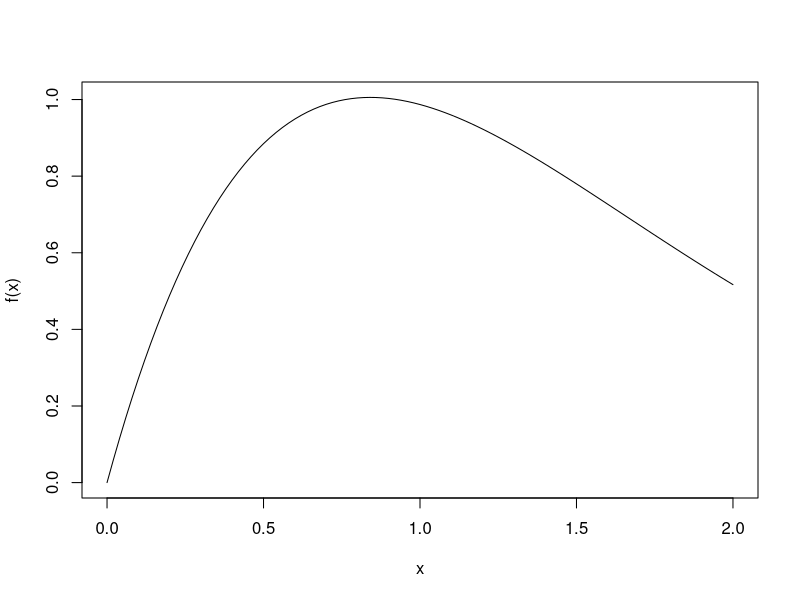
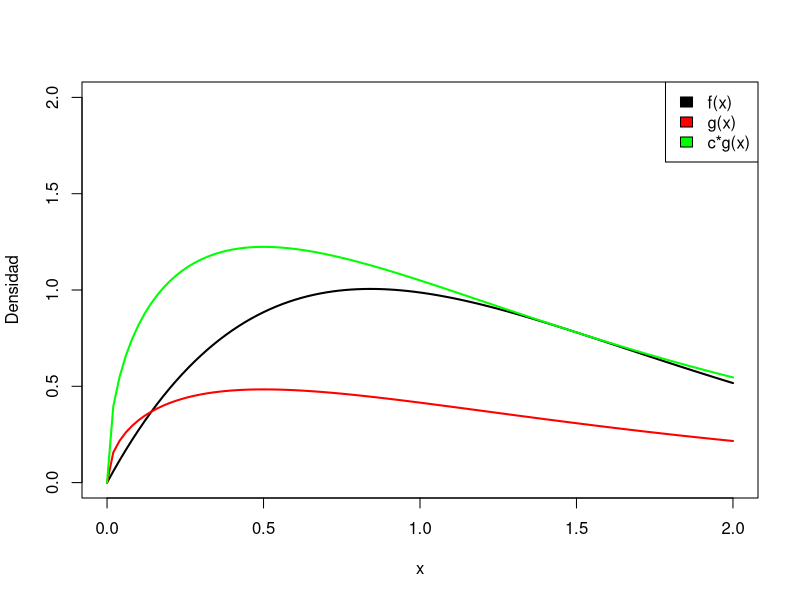
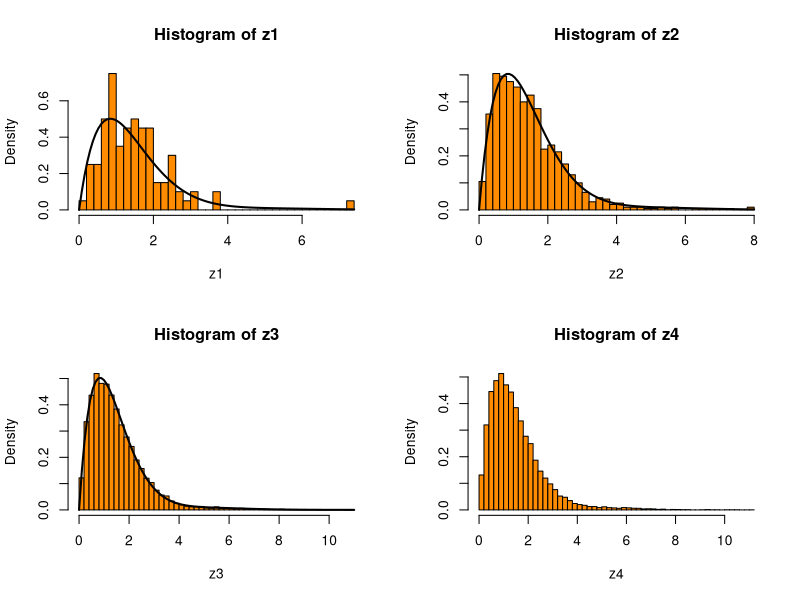

Recreate these plots in R, in order. (Note: a time limit stopped this script after it produced the figures.)
## ---- chunk 1
f <- function(x){
  y <- (x+2*sin(x))/exp(x)
  return(y)
}

curve(f,from = 0,to= 2)
## ---- chunk 2
g <- function(x){
  y <- dgamma(x,shape=3/2, rate = 1)
  return(y)
}
h <- function(x){
  y <- f(x)/dgamma(x,shape=3/2, rate = 1)
  return(y)
}

max <- optimize(h,interval = c(0,2),maximum = T)
c <- h(max$maximum)
c
## ---- chunk 3
curve(f,from = 0,to= 2, col="black", lwd=2, ylim=c(0,2), ylab = "Densidad")
curve(g ,from = 0,to= 2, col="red", lwd=2, add = T)
curve(g(x)*c ,from = 0,to= 2, col="green", lwd=2, add = T)
legend("topright", legend = c("f(x)","g(x)", "c*g(x)"), fill = c("black", "red", "green"))


## ---- chunk 4
#funcion que simula distribucion usando el metodo aceptacion-rechazo
acept_rech <- function(n,c){
  aceptados <- 0
  rechazados <- 0
  simulaciones <- c()
  while(length(simulaciones)<n){
    y <- rgamma(1,shape = 3/2, rate = 1)
    u <- runif(1)
    
    if (u<=(1/c)*(f(y)/dgamma(y,shape = 3/2, rate = 1))){
      aceptados <- aceptados+1
      simulaciones <- c(simulaciones,y)
      
    }else{
      rechazados <- rechazados+1
    }
    
    
  }
  tasa_a <- aceptados/(aceptados+rechazados)
  return(list(muestra=simulaciones,tasa_aprobacion=tasa_a))
}


#funcion que retorna la constante de normalizacion
cte.norm <- function(N){
  m <- c()
  for (i in 1:N){
    m = c(m,1/(acept_rech(100, c)$tasa_aprobacion * c))
  }
  
  M <- mean(m)
  return(M)
}




#se define la funcion "fin" que entrega todo lo pedido en el enunciado

fin <- function(N){
  a <- acept_rech(N,c)
  b <- cte.norm(N)
  return(list(muestra=a$muestra, tasa_acep=a$tasa_aprobacion, cte_normalizacion=b))
}


## ---- chunk 5
z1 <- fin(100)$muestra
z2 <- fin(1000)$muestra
z3 <- fin(10000)$muestra
z4 <- fin(20000)$muestra
par(mfrow=c(2,2))

hist(z1, probability = T, breaks = 50, col="#FF8C00")
curve(f(x)*fin(100)$cte_normalizacion ,add = T,lwd=2)
hist(z2, probability = T, breaks = 50,col="#FF8C00")
curve(f(x)*fin(1000)$cte_normalizacion ,add = T,lwd=2)
hist(z3, probability = T, breaks = 50,col="#FF8C00")
curve(f(x)*fin(10000)$cte_normalizacion ,add = T,lwd=2)
hist(z4, probability = T, breaks = 50,col="#FF8C00")
curve(f(x)*fin(20000)$cte_normalizacion ,add = T,lwd=2)

## ---- chunk 6
f2 <- function(x){
  y <- (1/3)*dnorm(x,-1,1/2)+(1/3)*dnorm(x,0,1)+(1/3)*dnorm(x,1,sqrt(1/2))
  return(y)
}
curve(f2, col="red", lwd=2, xlim = c(-1,1), ylim=c(0,0.8))
curve(dnorm(x,-1,1/2) ,add = T, col="blue")
curve(dnorm(x,0,1) ,add = T, col="blue")
curve(dnorm(x,1,sqrt(1/2)) ,add = T, col="blue")
## ---- chunk 7
#esta funcion entrega una distribucion normal(0,1)
metodo.polar <- function(N)
{
  X <- NULL 
  u1<-runif(N,0,1)
  u2 <- runif(N,0,1)
  v1 <- 2*u1 - 1
  v2 <- 2*u2 - 1
  S <- v1^2 + v2^2
  for (j in 1:N){
    
  while(S[j]>1)
  {
    
    u1<-runif(N,0,1)
    u2 <- runif(N,0,1)
    v1 <- 2*u1 - 1
    v2 <- 2*u2 - 1
    S <- v1^2 + v2^2
  }
  X[j] <- sqrt(-2*log(S[j])/S[j])*v1[j]
  
  }
  
  return(X)
}

#se realiza otra funcion que entrega una muestra de la funcion que se quieres simular, usando metodo polar


muestra.polar <- function(N){
  k <- NULL
  for (i in 1:N){
  u <- runif(1)
  if (u<1/3){
    k[i] <- (1/2)*metodo.polar(1)-1
  }
  if (u<2/3 && u>1/3){
    k[i] <- metodo.polar(1)
  }
  if (u>2/3){
    k[i] <- metodo.polar(1)*sqrt(1/2)+1
  }
  }
  return(k)
}

## ---- chunk 8
q1 <- muestra.polar(100)
q2 <- muestra.polar(1000)
q3 <- muestra.polar(10000)
q4 <- muestra.polar(20000)


par(mfrow=c(2,2))
hist(q1, probability = T, breaks = 40, col = "seagreen2")
curve(f2 ,add = T, lwd=2)
hist(q2, probability = T, breaks = 40, col = "seagreen2")
curve(f2 ,add = T, lwd=2)
hist(q3, probability = T, breaks = 40, col = "seagreen2")
curve(f2 ,add = T, lwd=2)
hist(q4, probability = T, breaks = 40, col = "seagreen2")
curve(f2 ,add = T, lwd=2)



## ---- chunk 9
#esta funcione entrega una muestra que distribuye normal(0,1)
box.muller <- function(N)
{
  u <- runif(N,0,1)
  v <- runif(N)
  theta <- 2*pi*v
  r <- sqrt(-2*log(1-u))
  
  X <- r*cos(theta)
  

  return(X)
}


#se construye funcion que entrega muestras de la funcion que se quieres simular usando la transformacion box-muller
muestra.muller <- function(N){
  k <- NULL
  for (i in 1:N){
    u <- runif(1)
    if (u<1/3){
      k[i] <- (1/2)*box.muller(1)-1
    }
    if (u<2/3 && u>1/3){
      k[i] <- box.muller(1)
    }
    if (u>2/3){
      k[i] <- box.muller(1)*sqrt(1/2)+1
    }
  }
  return(k)
}


## ---- chunk 10

w1 <- muestra.muller(100)
w2 <- muestra.muller(1000)
w3 <- muestra.muller(10000)
w4 <- muestra.muller(20000)

par(mfrow=c(2,2))

hist(w1, probability = T, col = "#63B8FF",breaks = 40)
curve(f2 ,add = T, lwd=2)
hist(w2, probability = T, col = "#63B8FF",breaks = 40)
curve(f2 ,add = T, lwd=2)
hist(w3, probability = T, col = "#63B8FF",breaks = 40)
curve(f2 ,add = T, lwd=2)
hist(w4, probability = T, col = "#63B8FF",breaks = 40)
curve(f2 ,add = T, lwd=2)

## ---- chunk 11
curve(dnorm(x,4,sqrt(3)),xlim = c(0,13),ylim=c(0,0.3), col="black")
curve(dgamma(x,10,0.7),add = T,col="red")
legend("topright", legend = c("Normal","Gamma"), fill = c("black", "red"))

## ---- chunk 12
#aceptacion-rechazo para la gamma(10,0.7)
ff <- function(x){
  y <- dgamma(x, shape = 10, rate = 0.7)
  return(y)
}

gg <- function(x){
  y <- dweibull(x, shape = 2.5, scale = 13)
  return(y)
}

hh <- function(x){
  y <- ff(x)/gg(x)
}

c1 <- optimize(hh, interval = c(0,20), maximum = T)
c1 <- c1$objective
c1

acept_rech2 <- function(n,c1){
  aceptados <- 0
  rechazados <- 0
  simulaciones <- c()
  while(length(simulaciones)<n){
    y <- rweibull(1,shape=2.5,scale=13)
    u <- runif(1)
    
    if (u<=(1/c1)*(hh(y))){
      aceptados <- aceptados+1
      simulaciones <- c(simulaciones,y)
      
    }else{
      rechazados <- rechazados+1
    }
    
    
  }
  tasa_a <- aceptados/(aceptados+rechazados)
  return(list(muestra=simulaciones,tasa_aprobacion=tasa_a))
}

#la siguiente funcion entrega una muestra ocupando metodo de composicion
composicion <- function(N,p1){
  u <- runif(N)
  muestra <- NULL
  for (i in 1:N) {
    
  
  if(u[i] < p1){
    r <- metodo.polar(1)
    muestra[i] <- sqrt(3)*r+4
  }
  else{
    b <- acept_rech2(1,c1)
    muestra[i] <- b$muestra
  }
  }
  return(muestra)
}


## ---- chunk 13
l1 <-composicion(100000,0)
l2 <-composicion(100000,0.5)
l3 <-composicion(100000,1)

f4 <- function(x,p1){
  y <- p1*dnorm(x,4,sqrt(3))+ (1-p1)*dgamma(x,10,0.7)
  return(y)
}

par(mfrow=c(1,3))

c

## ---- chunk 14
#esta funcion ocupa las funciones que estan incorporadas en R
composicion2 <- function(N,p1){
  u <- runif(N)
  u1 <- runif(N)
  muestra <- NULL
  for (i in 1:N) {
    
    
    if(u[i] < p1){
      muestra[i] <- rnorm(1,4,sqrt(3))
    }
    else{
      muestra[i] <- rgamma(1,10,0.7)
    }
  }
  return(muestra)
}

par(mfrow=c(1,3))

hist(composicion2(100000,0), probability=T, breaks=40, col="#00FFFF")
curve(f4(x,0) ,add = T, lwd=2)

hist(composicion2(100000,0.5), probability=T, breaks=50, col="#00FFFF")
curve(f4(x,0.5) ,add = T, lwd=2)

hist(composicion2(100000,1), probability=T, breaks = 40, col="#00FFFF")
curve(f4(x,1) ,add = T, lwd=2)
